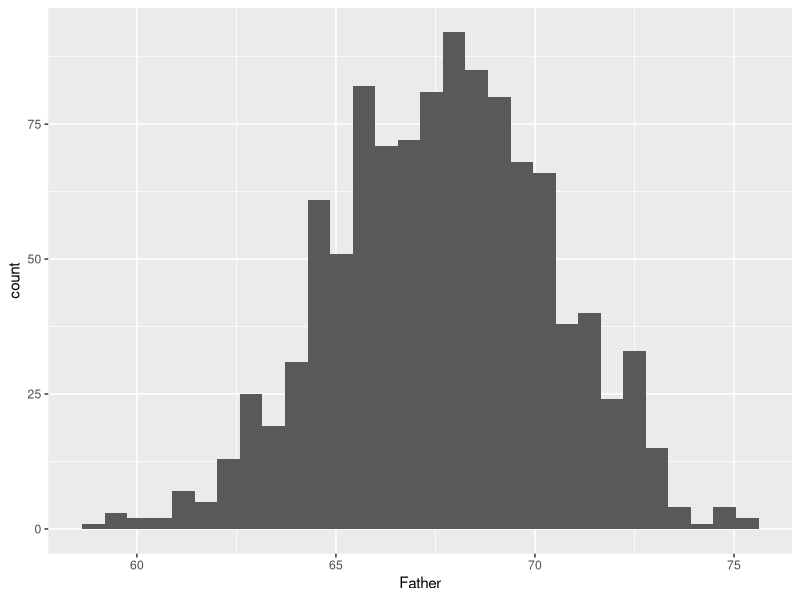
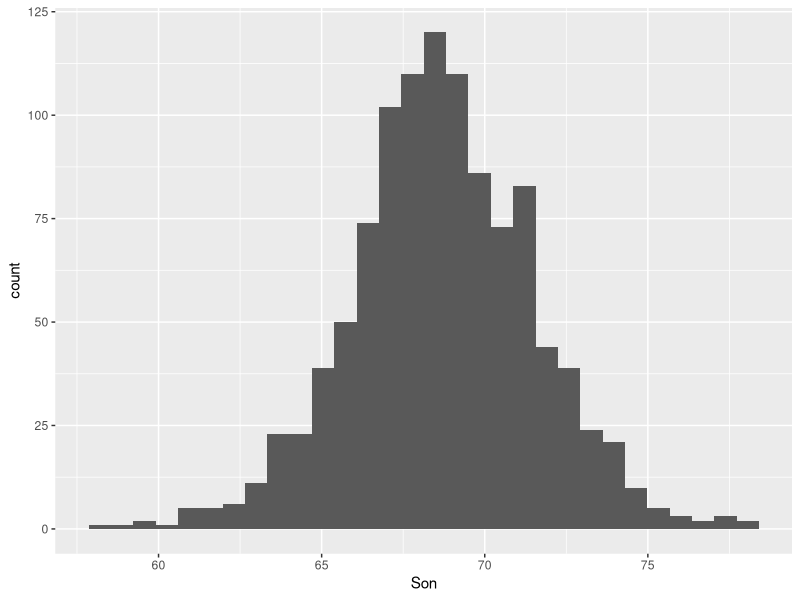
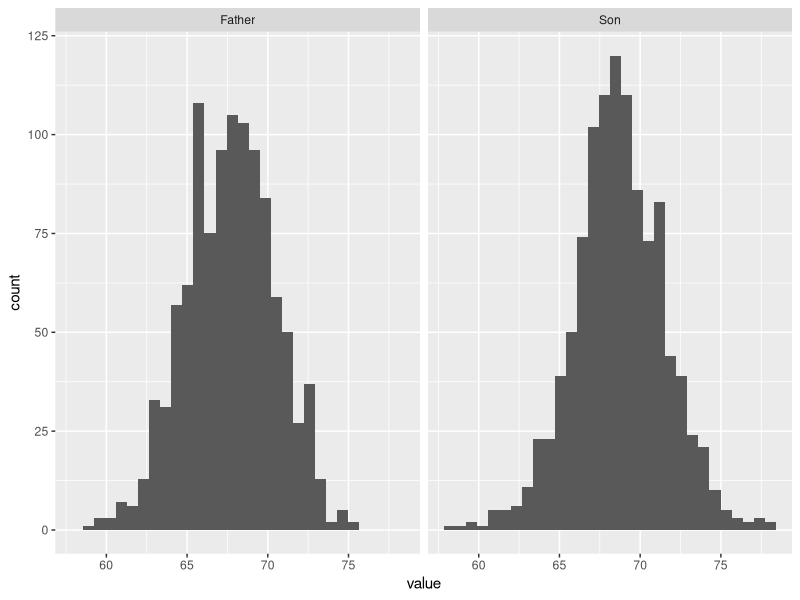

Reproduce these figures in R, in order.
library(tidyverse)

# load the data -----
heights <- read_csv("heights.csv")

# get the column names:
names( heights )
# look at the Father variable:
heights$Father

# histogram of Father heights -----
ggplot( heights, aes(Father)) + geom_histogram()
# average, SD of Father heights
mean( heights$Father )
sd( heights$Father )

# histogram of Son heights -----
ggplot( heights, aes(Son)) + geom_histogram()
# average, SD of Son heights
mean( heights$Son )
sd( heights$Son )

# better histograms of height data -----
ggplot( data = gather(heights), aes( value) ) + 
  geom_histogram() +
  facet_wrap( ~ key )

# add a grouping variable for later use -----
heights <- heights %>% 
  mutate( Group = round(Father)) 

# get summary statistics by Group -----
heights %>% 
  group_by( Group ) %>% 
  summarize( N = n(),
             Mean = mean(Son ),
             SD = sd(Son))
